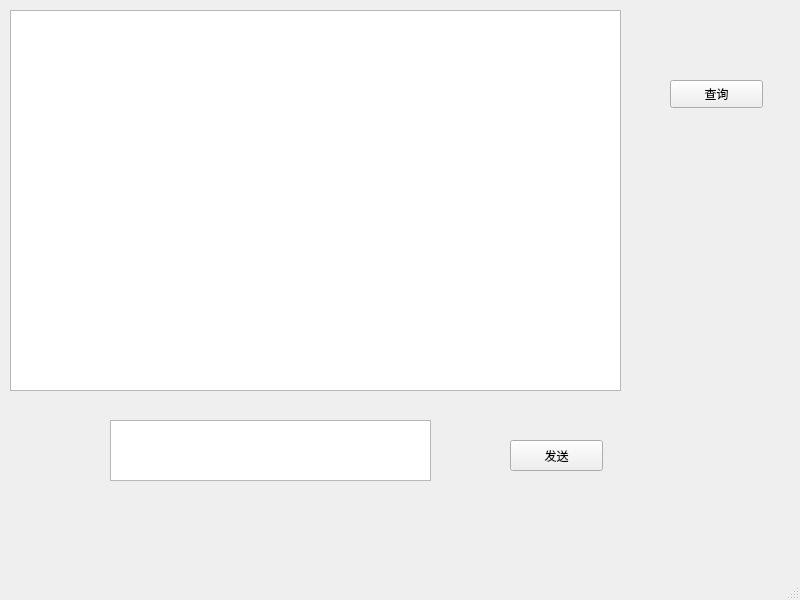
<?xml version="1.0" encoding="UTF-8"?>
<ui version="4.0">
 <class>MainWindow</class>
 <widget class="QMainWindow" name="MainWindow">
  <property name="geometry">
   <rect>
    <x>0</x>
    <y>0</y>
    <width>800</width>
    <height>600</height>
   </rect>
  </property>
  <property name="windowTitle">
   <string>MainWindow</string>
  </property>
  <widget class="QWidget" name="centralwidget">
   <widget class="QTextEdit" name="textEdit">
    <property name="geometry">
     <rect>
      <x>110</x>
      <y>420</y>
      <width>321</width>
      <height>61</height>
     </rect>
    </property>
   </widget>
   <widget class="QPushButton" name="pushButton">
    <property name="geometry">
     <rect>
      <x>510</x>
      <y>440</y>
      <width>93</width>
      <height>31</height>
     </rect>
    </property>
    <property name="text">
     <string>发送</string>
    </property>
   </widget>
   <widget class="QListWidget" name="listWidget">
    <property name="geometry">
     <rect>
      <x>10</x>
      <y>10</y>
      <width>611</width>
      <height>381</height>
     </rect>
    </property>
   </widget>
   <widget class="QPushButton" name="pushButton_2">
    <property name="geometry">
     <rect>
      <x>670</x>
      <y>80</y>
      <width>93</width>
      <height>28</height>
     </rect>
    </property>
    <property name="text">
     <string>查询</string>
    </property>
   </widget>
  </widget>
  <widget class="QMenuBar" name="menubar">
   <property name="geometry">
    <rect>
     <x>0</x>
     <y>0</y>
     <width>800</width>
     <height>25</height>
    </rect>
   </property>
  </widget>
  <widget class="QStatusBar" name="statusbar"/>
 </widget>
 <resources/>
 <connections/>
</ui>
